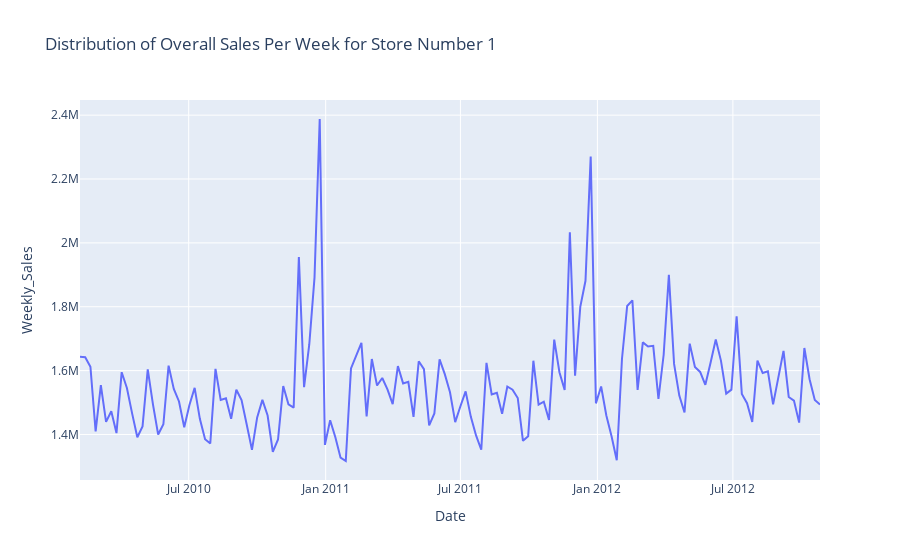
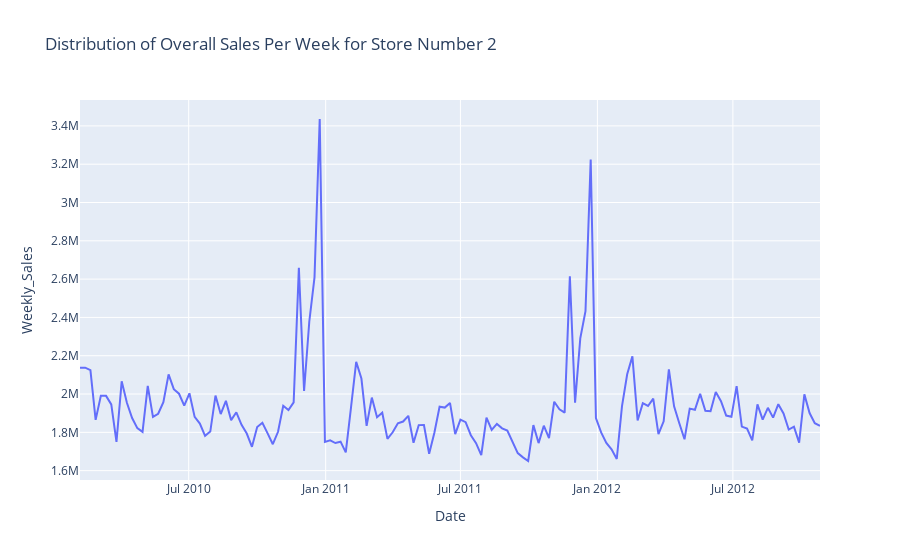
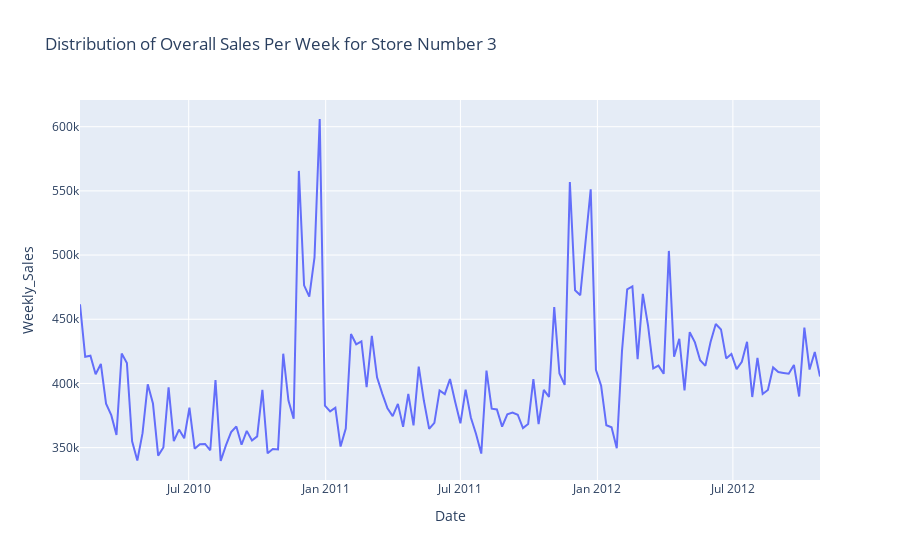
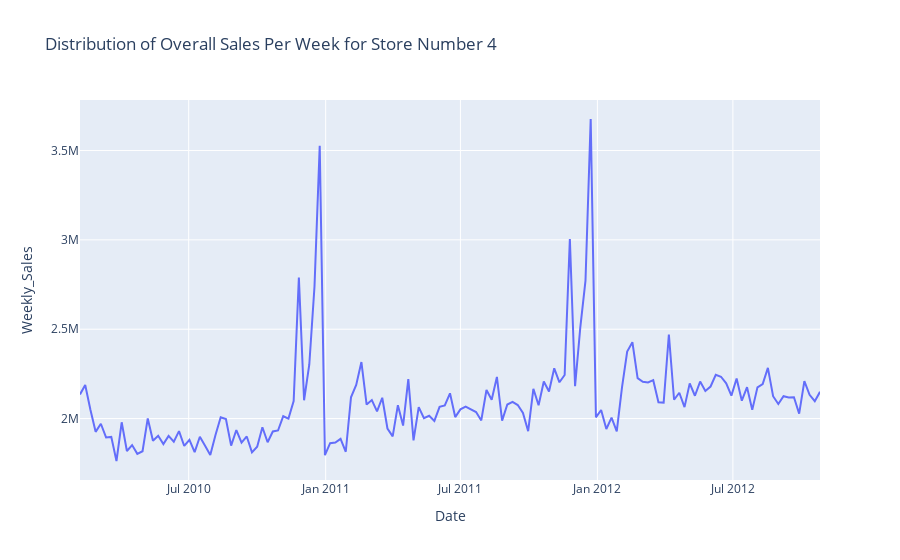

These figures' notebook cell, in order:
### Code cell
import plotly.express as px
from statsmodels.tsa.seasonal import seasonal_decompose


for i in range(1, 10):
    df1 = df[df['Store'] == i]
    df1 = pd.DataFrame(df1.groupby('Date')['Weekly_Sales'].sum().reset_index())
    df_all = df1.copy()
    df_all.columns = ['Date', 'Weekly_Sales']
    df_all['Date'] = pd.to_datetime(df_all['Date'], dayfirst=True)
    df_all = df_all.sort_values(by='Date')
    fig = px.line(df_all, x="Date", y="Weekly_Sales", title=f"Distribution of Overall Sales Per Week for Store Number {i}")
    fig.show()

    print('')
    print('')
    print(f"Seasonal Decomposition for Overall Sales Per Week for Store Number {i}")
    df1['Date'] = pd.to_datetime(df1['Date'], dayfirst=True)
    df1 = df1.sort_values(by='Date')
    df1 = df1.set_index(['Date'])

    all_store_seasonality = seasonal_decompose(df1['Weekly_Sales'].dropna(), period=52)  # Set period=52 for weekly data

    # Create a figure with subplots to control spacing
    fig, axes = plt.subplots(4, 1, figsize=(10, 8), sharex=True)

    # Adjust spacing between subplots
    fig.subplots_adjust(hspace=0.5)

    all_store_seasonality.trend.plot(ax=axes[0])
    axes[0].set_title(f'Trend for Store {i}')

    all_store_seasonality.seasonal.plot(ax=axes[1])
    axes[1].set_title(f'Seasonal for Store {i}')

    all_store_seasonality.resid.plot(ax=axes[2])
    axes[2].set_title(f'Residuals for Store {i}')

    axes[3].set_title(f'Original Data for Store {i}')
    df1['Weekly_Sales'].plot(ax=axes[3])

    plt.show()

### Figure 1 — Plotly figure (JSON) as saved in the notebook; plotly's stock layout.template omitted (floating-point values rounded to 4 significant figures; data arrays with more than 128 entries replaced by an {"elided": "..."} marker saying what was removed)
{"data": [{"hovertemplate": "Date=%{x}<br>Weekly_Sales=%{y}<extra></extra>", "legendgroup": "", "line": {"color": "#636efa", "dash": "solid"}, "marker": {"symbol": "circle"}, "mode": "lines", "name": "", "orientation": "v", "showlegend": false, "type": "scatter", "x": {"elided": "143 str values"}, "xaxis": "x", "y": {"elided": "143 float values"}, "yaxis": "y"}], "layout": {"legend": {"tracegroupgap": 0}, "title": {"text": "Distribution of Overall Sales Per Week for Store Number 1"}, "xaxis": {"anchor": "y", "domain": [0, 1], "title": {"text": "Date"}}, "yaxis": {"anchor": "x", "domain": [0, 1], "title": {"text": "Weekly_Sales"}}}}

### Figure 2 — Plotly figure (JSON) as saved in the notebook; plotly's stock layout.template omitted (floating-point values rounded to 4 significant figures; data arrays with more than 128 entries replaced by an {"elided": "..."} marker saying what was removed)
{"data": [{"hovertemplate": "Date=%{x}<br>Weekly_Sales=%{y}<extra></extra>", "legendgroup": "", "line": {"color": "#636efa", "dash": "solid"}, "marker": {"symbol": "circle"}, "mode": "lines", "name": "", "orientation": "v", "showlegend": false, "type": "scatter", "x": {"elided": "143 str values"}, "xaxis": "x", "y": {"elided": "143 float values"}, "yaxis": "y"}], "layout": {"legend": {"tracegroupgap": 0}, "title": {"text": "Distribution of Overall Sales Per Week for Store Number 2"}, "xaxis": {"anchor": "y", "domain": [0, 1], "title": {"text": "Date"}}, "yaxis": {"anchor": "x", "domain": [0, 1], "title": {"text": "Weekly_Sales"}}}}

### Figure 3 — Plotly figure (JSON) as saved in the notebook; plotly's stock layout.template omitted (floating-point values rounded to 4 significant figures; data arrays with more than 128 entries replaced by an {"elided": "..."} marker saying what was removed)
{"data": [{"hovertemplate": "Date=%{x}<br>Weekly_Sales=%{y}<extra></extra>", "legendgroup": "", "line": {"color": "#636efa", "dash": "solid"}, "marker": {"symbol": "circle"}, "mode": "lines", "name": "", "orientation": "v", "showlegend": false, "type": "scatter", "x": {"elided": "143 str values"}, "xaxis": "x", "y": {"elided": "143 float values"}, "yaxis": "y"}], "layout": {"legend": {"tracegroupgap": 0}, "title": {"text": "Distribution of Overall Sales Per Week for Store Number 3"}, "xaxis": {"anchor": "y", "domain": [0, 1], "title": {"text": "Date"}}, "yaxis": {"anchor": "x", "domain": [0, 1], "title": {"text": "Weekly_Sales"}}}}

### Figure 4 — Plotly figure (JSON) as saved in the notebook; plotly's stock layout.template omitted (floating-point values rounded to 4 significant figures; data arrays with more than 128 entries replaced by an {"elided": "..."} marker saying what was removed)
{"data": [{"hovertemplate": "Date=%{x}<br>Weekly_Sales=%{y}<extra></extra>", "legendgroup": "", "line": {"color": "#636efa", "dash": "solid"}, "marker": {"symbol": "circle"}, "mode": "lines", "name": "", "orientation": "v", "showlegend": false, "type": "scatter", "x": {"elided": "143 str values"}, "xaxis": "x", "y": {"elided": "143 float values"}, "yaxis": "y"}], "layout": {"legend": {"tracegroupgap": 0}, "title": {"text": "Distribution of Overall Sales Per Week for Store Number 4"}, "xaxis": {"anchor": "y", "domain": [0, 1], "title": {"text": "Date"}}, "yaxis": {"anchor": "x", "domain": [0, 1], "title": {"text": "Weekly_Sales"}}}}
